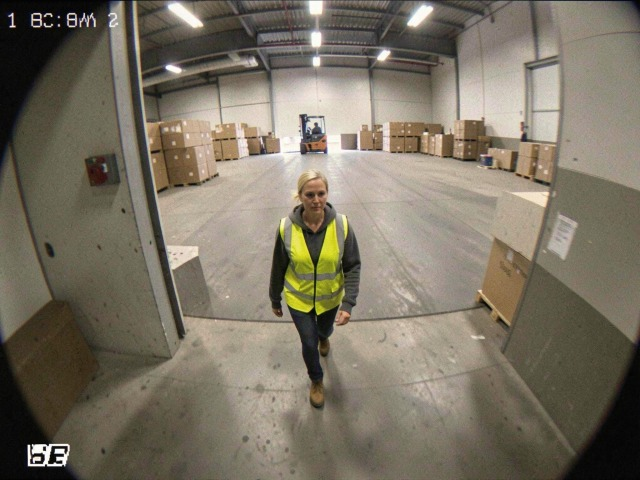
#> input picture data/sample/images/source-23d79ca5bf1c6544231641a70af3f37d.jpg, 640 x 480 px; its folder holds only this picture in this run
$ python make_sample_video.py
#> lines starting #> are read from the running program, lines starting #| are printed output that depends on the picture
### computer_vision/config.py
"""Configuration loading and project path helpers."""
from __future__ import annotations

import copy
from pathlib import Path
from typing import Any, Dict, Optional

import yaml

PROJECT_ROOT = Path(__file__).resolve().parents[1]
DEFAULT_CONFIG_PATH = PROJECT_ROOT / "config" / "config.yaml"


def resolve_path(path: str | Path) -> Path:
    """Resolve a path relative to the project root (absolute paths are kept)."""
    p = Path(path)
    return p if p.is_absolute() else (PROJECT_ROOT / p)


# [24 lines left out: functions load_config, merged, not called in this run]

### scripts/make_sample_video.py
#!/usr/bin/env python3
"""Build a short demo video from still images (slow pan/zoom over each image).

IMPORTANT: the result is a SYNTHETIC slideshow assembled from dataset photos so the
video path of the pipeline can be demonstrated without distributing third-party CCTV
footage. It is not real surveillance footage. To use real footage, pass any .mp4 to
scripts/run_pipeline.py instead.

Usage:
    python scripts/make_sample_video.py --images data/sample/images \
        --out data/sample/videos/site_walkthrough.mp4 --seconds-per-image 2
"""
from __future__ import annotations

import argparse
import sys
from pathlib import Path

import cv2
import numpy as np

sys.path.insert(0, str(Path(__file__).resolve().parents[1]))
from computer_vision.config import resolve_path  # noqa: E402

IMG_EXT = {".jpg", ".jpeg", ".png"}


def letterbox(img: np.ndarray, w: int, h: int) -> np.ndarray:
#> called with w = 640, h = 480
    ih, iw = img.shape[:2]
#> ih = 480; iw = 640
    s = min(w / iw, h / ih)
#> s = 1
    nw, nh = int(iw * s), int(ih * s)
#> nw = 640; nh = 480
    canvas = np.zeros((h, w, 3), dtype=np.uint8)
    x0, y0 = (w - nw) // 2, (h - nh) // 2
#> x0 = 0; y0 = 0
    canvas[y0:y0 + nh, x0:x0 + nw] = cv2.resize(img, (nw, nh), interpolation=cv2.INTER_AREA)
#> canvas is the input picture: shape (480, 640, 3); mean B, G, R 99.5, 114.8, 122.5
    return canvas


def main() -> None:
    ap = argparse.ArgumentParser(description=__doc__, formatter_class=argparse.RawDescriptionHelpFormatter)
    ap.add_argument("--images", default="data/sample/images")
    ap.add_argument("--out", default="data/sample/videos/site_walkthrough.mp4")
    ap.add_argument("--width", type=int, default=640)
    ap.add_argument("--height", type=int, default=480)
    ap.add_argument("--fps", type=int, default=10)
    ap.add_argument("--seconds-per-image", type=float, default=2.0)
    ap.add_argument("--zoom", type=float, default=0.12, help="max zoom-in per image (0 = static)")
    args = ap.parse_args()

    imgs = sorted(p for p in resolve_path(args.images).iterdir() if p.suffix.lower() in IMG_EXT)
    if not imgs:
        sys.exit(f"No images in {args.images}")
    out = resolve_path(args.out)
    out.parent.mkdir(parents=True, exist_ok=True)
    writer = cv2.VideoWriter(str(out), cv2.VideoWriter_fourcc(*"mp4v"), args.fps, (args.width, args.height))
    n = max(1, int(args.fps * args.seconds_per_image))
    for p in imgs:
        base = letterbox(cv2.imread(str(p)), args.width, args.height)
        for k in range(n):
            z = 1.0 + args.zoom * k / max(1, n - 1)
            cw, ch = int(args.width / z), int(args.height / z)
            x0, y0 = (args.width - cw) // 2, (args.height - ch) // 2
            frame = cv2.resize(base[y0:y0 + ch, x0:x0 + cw], (args.width, args.height))
            writer.write(frame)
#> this loop made 20 passes
#> pass 2, in main, `frame = cv2.resize(base[y0:y0 + ch, x0:x0 + cw], (args.width, args.hei..`:
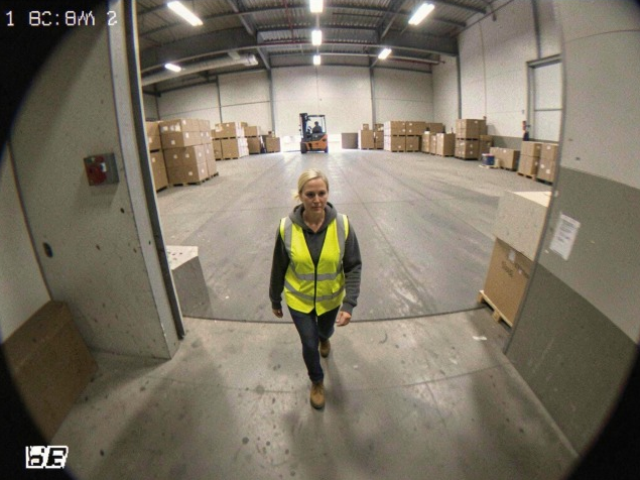
#> frame: shape (480, 640, 3); mean B, G, R 100, 115.4, 123.2
#> pass 3, in main, `frame = cv2.resize(base[y0:y0 + ch, x0:x0 + cw], (args.width, args.hei..`:
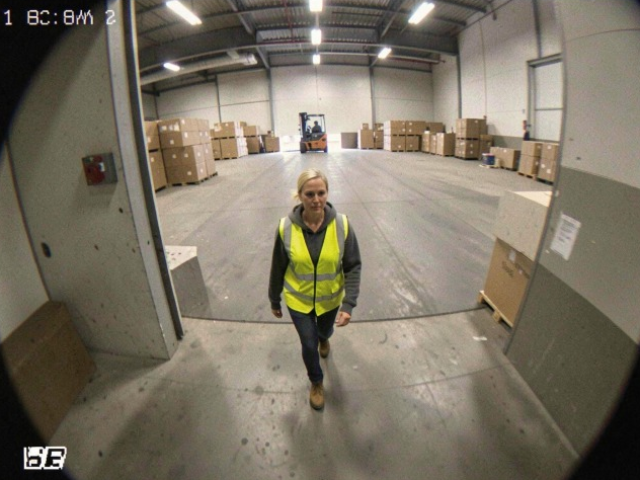
#> frame: shape (480, 640, 3); mean B, G, R 100.3, 115.8, 123.6
#> after the loop:
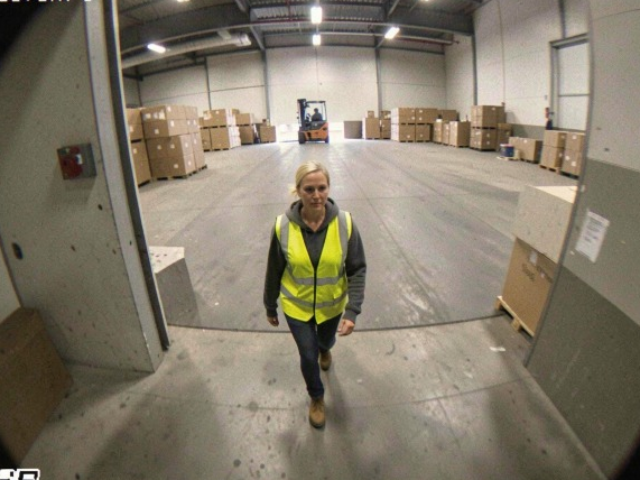
#> frame: shape (480, 640, 3); mean B, G, R 106.5, 123.1, 131.6
    writer.release()
    print(f"Wrote {out} ({len(imgs)} images x {n} frames @ {args.fps} fps)")


if __name__ == "__main__":
    main()

$ run again, on data/sample/images/ultralytics-ppe-nov2026-275.jpg
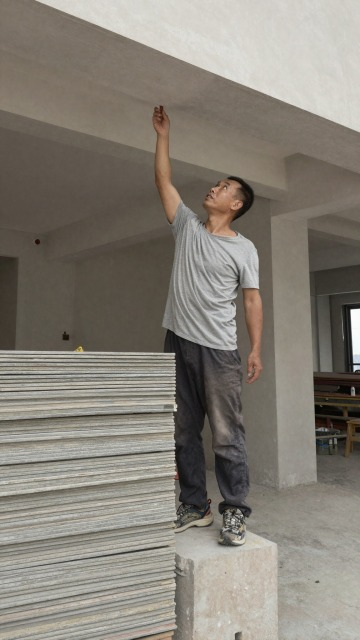
#> input picture data/sample/images/ultralytics-ppe-nov2026-275.jpg, 360 x 640 px
#> ih = 640; iw = 360
#> s = 0.75
#> nw = 270; nh = 480
#> x0 = 185; y0 = 0
#> in letterbox, `canvas[y0:y0 + nh, x0:x0 + nw] = cv2.resize(img, (nw, nh), interpolati..`:
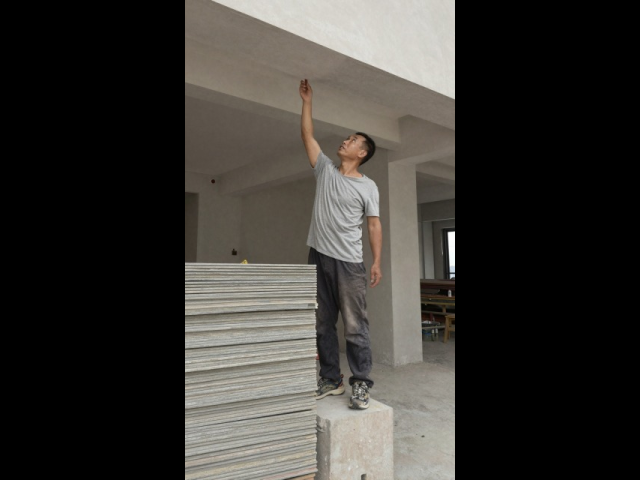
#> canvas: shape (480, 640, 3); mean B, G, R 50.2, 54.1, 56.5
#> in letterbox, img is the input picture: shape (640, 360, 3); mean B, G, R 118.9, 128.3, 133.9
#> after the loop in main, `for k in range(n):`:
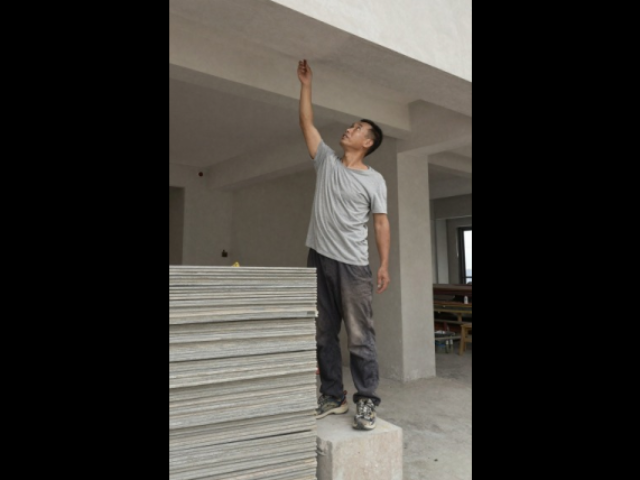
#> frame: shape (480, 640, 3); mean B, G, R 53.3, 57.7, 60.5

$ run again, on data/sample/images/ultralytics-ppe-nov2026-300.jpg
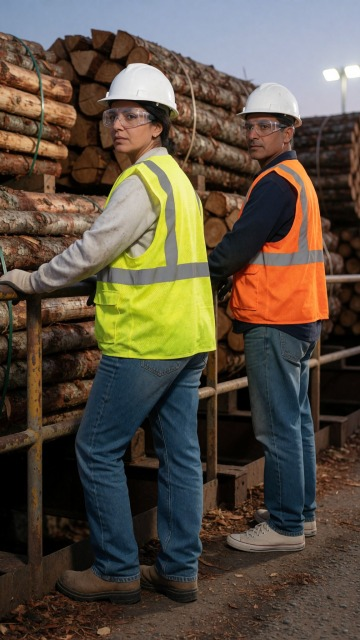
#> input picture data/sample/images/ultralytics-ppe-nov2026-300.jpg, 360 x 640 px
#> ih = 640; iw = 360
#> s = 0.75
#> nw = 270; nh = 480
#> x0 = 185; y0 = 0
#> in letterbox, `canvas[y0:y0 + nh, x0:x0 + nw] = cv2.resize(img, (nw, nh), interpolati..`:
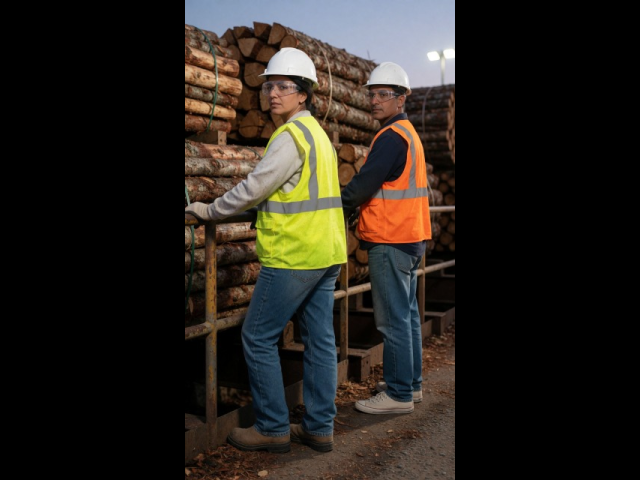
#> canvas: shape (480, 640, 3); mean B, G, R 27.8, 33.7, 38.3
#> in letterbox, img is the input picture: shape (640, 360, 3); mean B, G, R 66, 79.9, 90.8
#> after the loop in main, `for k in range(n):`:
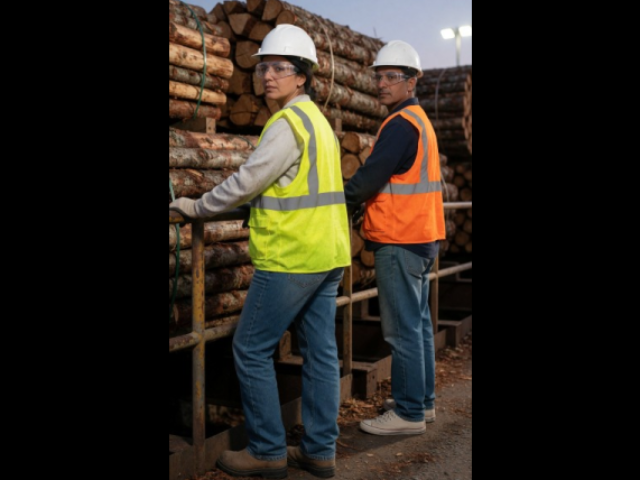
#> frame: shape (480, 640, 3); mean B, G, R 28.1, 35.9, 41.6

$ run again, on data/sample/images/ultralytics-ppe-nov2026-575.jpg
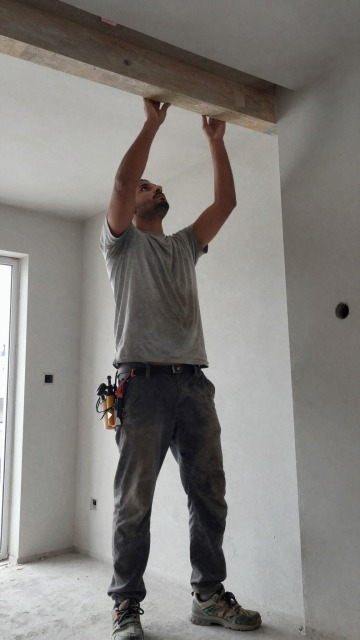
#> input picture data/sample/images/ultralytics-ppe-nov2026-575.jpg, 360 x 640 px
#> ih = 640; iw = 360
#> s = 0.75
#> nw = 270; nh = 480
#> x0 = 185; y0 = 0
#> in letterbox, `canvas[y0:y0 + nh, x0:x0 + nw] = cv2.resize(img, (nw, nh), interpolati..`:
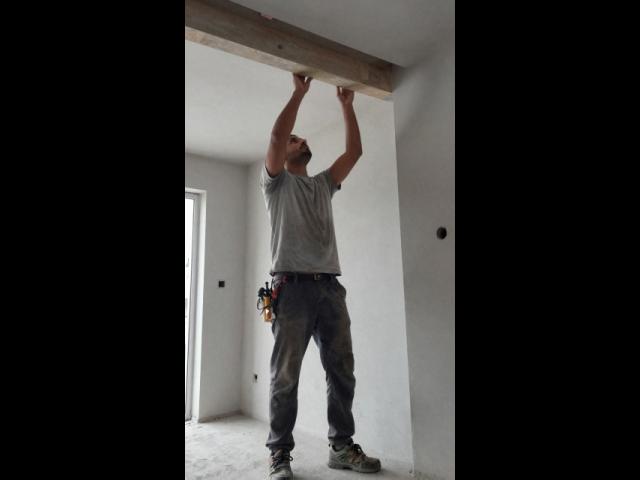
#> canvas: shape (480, 640, 3); mean B, G, R 52.5, 54, 55.2
#> in letterbox, img is the input picture: shape (640, 360, 3); mean B, G, R 124.5, 128.1, 130.9
#> after the loop in main, `for k in range(n):`:
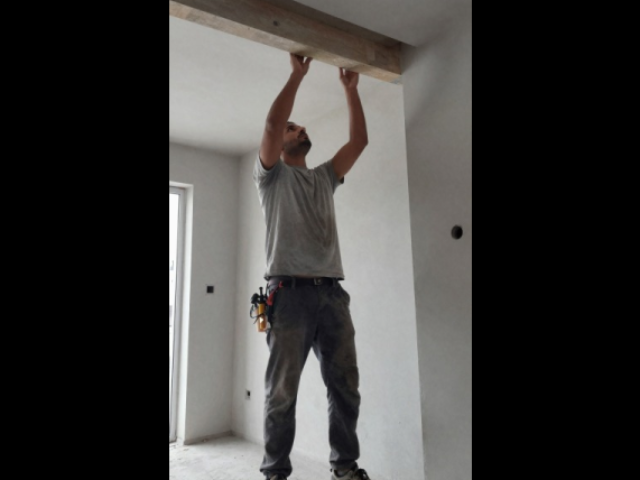
#> frame: shape (480, 640, 3); mean B, G, R 59.4, 61.1, 62.4

$ run again, on data/sample/images/source-6af78fcdef2424c52bcfefc5f4cf220d.jpg
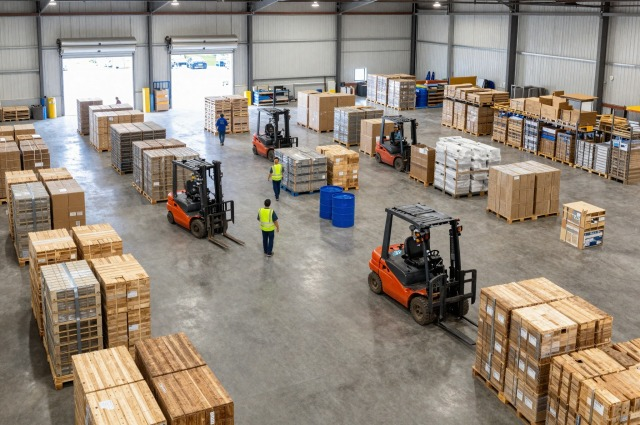
#> input picture data/sample/images/source-6af78fcdef2424c52bcfefc5f4cf220d.jpg, 640 x 425 px
#> ih = 425; iw = 640
#> s = 1
#> nw = 640; nh = 425
#> x0 = 0; y0 = 27
#> in letterbox, `canvas[y0:y0 + nh, x0:x0 + nw] = cv2.resize(img, (nw, nh), interpolati..`:
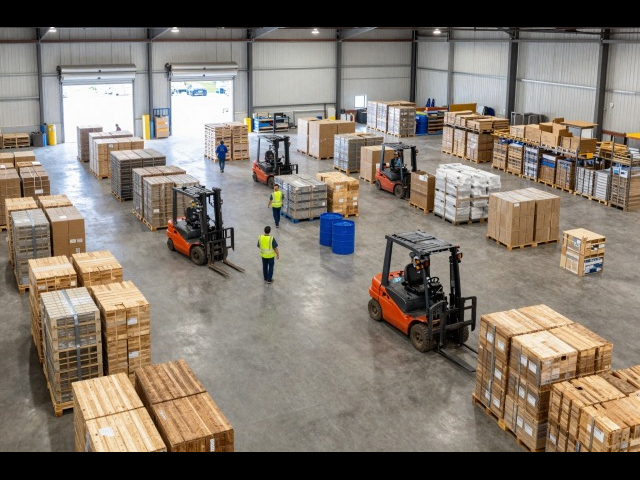
#> canvas: shape (480, 640, 3); mean B, G, R 109.8, 120.6, 130.3
#> in letterbox, img is the input picture: shape (425, 640, 3); mean B, G, R 124, 136.2, 147.2
#> after the loop in main, `for k in range(n):`:
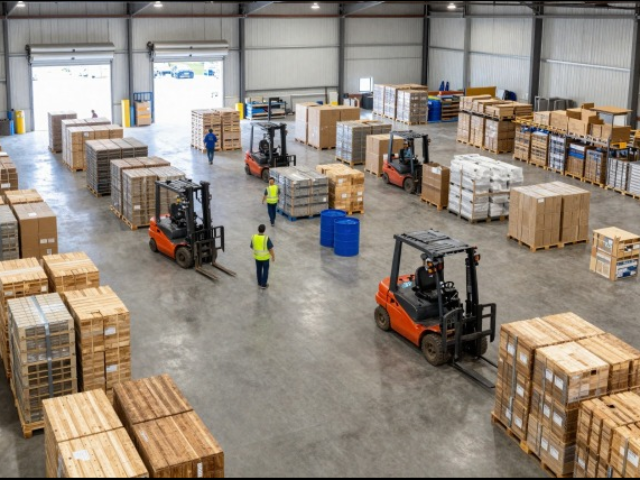
#> frame: shape (480, 640, 3); mean B, G, R 124.2, 136, 146.6
